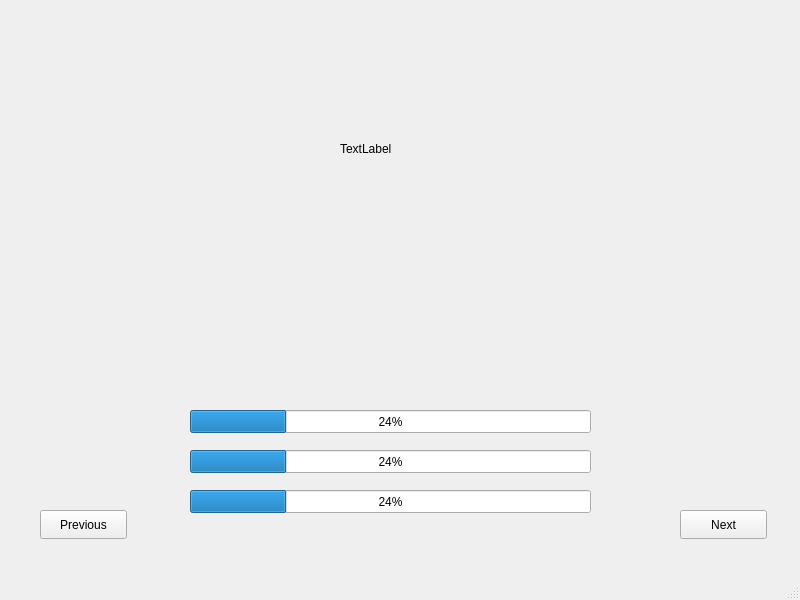
<?xml version="1.0" encoding="UTF-8"?>
<ui version="4.0">
    <class>MainWindow</class>
    <widget class="QMainWindow" name="MainWindow">
        <property name="geometry">
            <rect>
                <x>0</x>
                <y>0</y>
                <width>800</width>
                <height>600</height>
            </rect>
        </property>
        <property name="windowTitle">
            <string>MainWindow</string>
        </property>
        <widget class="QWidget" name="centralwidget">
            <widget class="QLabel" name="resumeOptionsLabel">
                <property name="geometry">
                    <rect>
                        <x>340</x>
                        <y>140</y>
                        <width>54</width>
                        <height>17</height>
                    </rect>
                </property>
                <property name="text">
                    <string>TextLabel</string>
                </property>
            </widget>
            <widget class="QPushButton" name="nextButton">
                <property name="geometry">
                    <rect>
                        <x>680</x>
                        <y>510</y>
                        <width>87</width>
                        <height>29</height>
                    </rect>
                </property>
                <property name="text">
                    <string>Next</string>
                </property>
            </widget>
            <widget class="QPushButton" name="previousButton">
                <property name="geometry">
                    <rect>
                        <x>40</x>
                        <y>510</y>
                        <width>87</width>
                        <height>29</height>
                    </rect>
                </property>
                <property name="text">
                    <string>Previous</string>
                </property>
            </widget>
            <widget class="QProgressBar" name="sceneAnalysisBar">
                <property name="geometry">
                    <rect>
                        <x>190</x>
                        <y>410</y>
                        <width>401</width>
                        <height>23</height>
                    </rect>
                </property>
                <property name="value">
                    <number>24</number>
                </property>
            </widget>
            <widget class="QProgressBar" name="objectAnalysisBar">
                <property name="geometry">
                    <rect>
                        <x>190</x>
                        <y>450</y>
                        <width>401</width>
                        <height>23</height>
                    </rect>
                </property>
                <property name="value">
                    <number>24</number>
                </property>
            </widget>
            <widget class="QProgressBar" name="subtitleAnalysisBar">
                <property name="geometry">
                    <rect>
                        <x>190</x>
                        <y>490</y>
                        <width>401</width>
                        <height>23</height>
                    </rect>
                </property>
                <property name="value">
                    <number>24</number>
                </property>
            </widget>
        </widget>
        <widget class="QMenuBar" name="menubar">
            <property name="geometry">
                <rect>
                    <x>0</x>
                    <y>0</y>
                    <width>800</width>
                    <height>23</height>
                </rect>
            </property>
        </widget>
        <widget class="QStatusBar" name="statusbar"/>
    </widget>
    <resources/>
    <connections/>
</ui>
